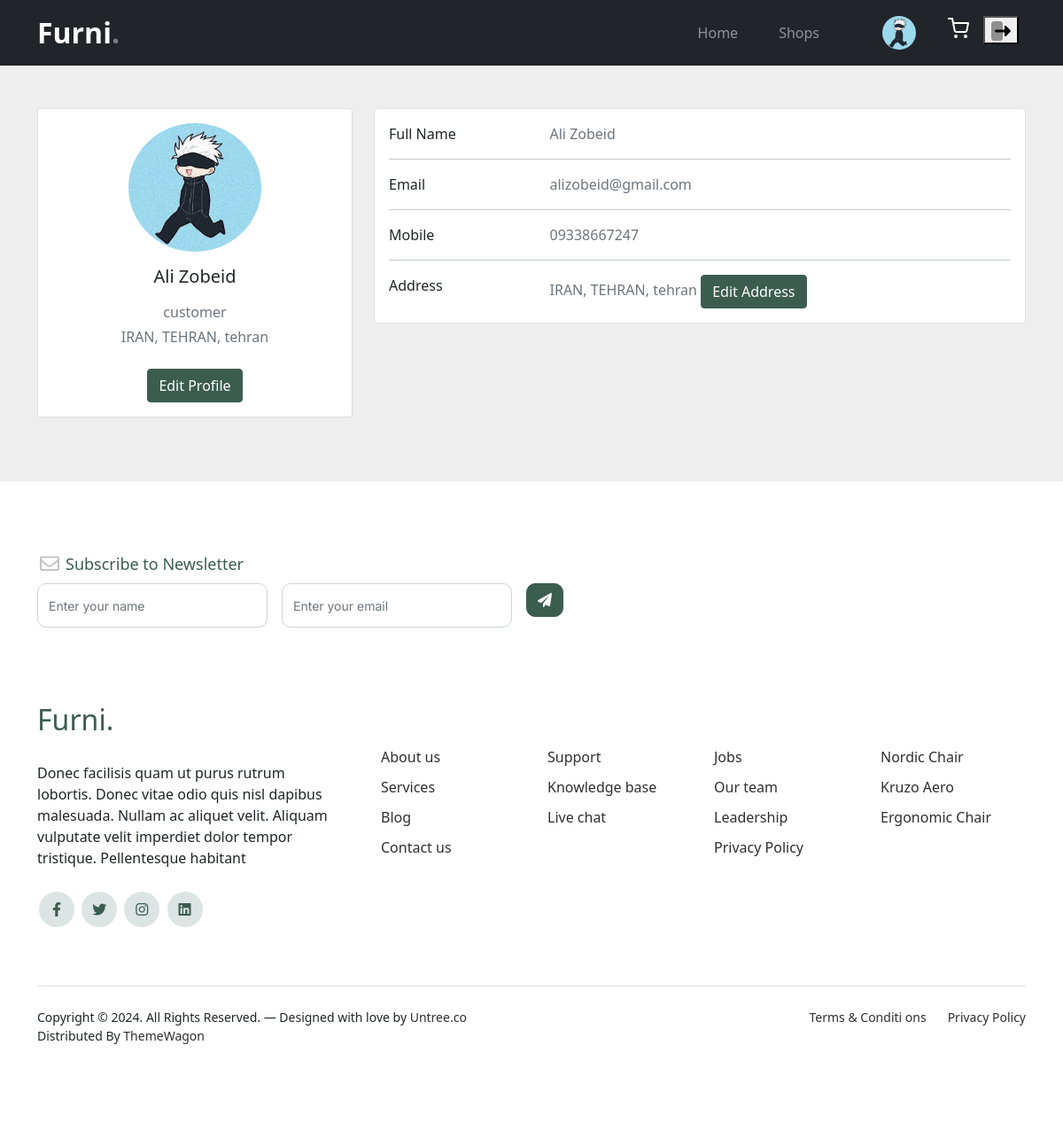
The app's page /profile/ (signed in) with its own data.
### accounts/models.py (models this page shows, shortened)
class Profile(models.Model):
    class Demography:
        class AgeCategory(models.TextChoices):
            A = "A", "3 to 7"
            B = "B", "7 to 12"
            C = "C", "12 to 18"
            D = "D", "18 to 30"
            E = "E", "30 to 40"
            F = "F", "40 to 60"
            G = "G", "+60"
        class Gender(models.TextChoices):
            M = "M", "Male"
            F = "F", "Female"
    first_name = models.CharField(max_length=64)
    last_name = models.CharField(max_length=64)
    phone_number = models.CharField(max_length=13)
    birth = models.DateField()
    gender = models.CharField(choices=Demography.Gender.choices, max_length=1)
    image = models.ImageField(upload_to="profile/%y/%m/%d/")
    user_age = models.PositiveIntegerField(blank=True)
    age_category = models.CharField(
        max_length=1, choices=Demography.AgeCategory.choices, blank=True
    )
    user = models.OneToOneField(User, on_delete=models.CASCADE, unique=True)
    class Meta:
        verbose_name = "پروفایل"
        verbose_name_plural = "پروفایل کاربران"

class User(AbstractBaseUser, PermissionsMixin):
    email = models.EmailField(unique=True)
    is_customer = models.BooleanField(default=False)
    is_owner = models.BooleanField(default=False)
    is_active = models.BooleanField(default=True)
    is_staff = models.BooleanField(default=False)
    is_superuser = models.BooleanField(default=False)
    date_joined = models.DateTimeField(blank=True, default=timezone.now)
    date_login = models.DateTimeField(null=True)
    USERNAME_FIELD = "email"
    EMIAL_FIELD = "email"
    REQUIRED_FIELDS = []
    objects = CreateUserManager()
    class Meta:
        verbose_name = "کاریر"
        verbose_name_plural = "کاربران"

### website/views.py (the view)
# urls.py: path("profile/", ProfileUserView.as_view(), name="profile"),
class ProfileUserView(NavbarUserTypeMixin, TemplateView):
    template_name = "profile/profile_view.html"
    def get_context_data(self, **kwargs):
        context = super().get_context_data(**kwargs)
        user = self.request.user
        profile = Profile.objects.get(user=user)
        address = Address.objects.filter(user=user).first()
        context["address"] = (
            f"{address.country.upper()}, {address.state.upper()}, {address.city}"
        )
        context["profile"] = profile
        return context

### cart/templatetags/poll_extra.py (called while the page is built)
@register.filter
def navbar(obj):
    return f"nav/{obj}.html"

### website/views.py (called while the page is built)
    def get_user(self):
        return self.UserType(self.request.user).validate()

    def get_context_data(self, **kwargs):
        context = super(NavbarUserTypeMixin, self).get_context_data(**kwargs)
        user = self.get_user()
        context["user_nav"], context["user_image"] = user.user_type, user.image
        return context

        def get_profile(self):
            if self.user_type != "goust":
                self.profile = Profile.objects.get(user=self.user)
                return self.profile

        @property
        def image(self):
            if self._user_type != "goust":
                return self.profile.image.url

        @property
        def user_type(self):
            return self._user_type

        def validate(self):
            self.get_user_type_and_fix_staff()
            self.get_profile()
            return self

### templates/profile/profile_view.html
{% extends "base.html" %}
{% block content %}
{% include "profile/profile.html" %}
{% endblock content %}

### templates/profile/profile.html (shortened to what this page needs)
{% load static %}
<!DOCTYPE html>
<html lang="en">
<head>
    <link href="{% static "css/bootstrap.min.css"%}" rel="stylesheet">
</head>
<body>
  <section style="background-color: #eee;">
    <div class="container py-5">
      <div class="row">
        <div class="col-lg-4">
          <div class="card mb-4">
            <div class="card-body text-center">
              <img src="{{profile.image.url}}" alt="avatar"
                class="rounded-circle img-fluid" style="width: 150px;">
              <h5 class="my-3">{{profile.first_name}} {{profile.last_name}}</h5>
              <p class="text-muted mb-1">{{user_nav}}</p>
              <p class="text-muted mb-4">{{address}}</p>
              <a class="btn btn-primary" href="{% url "update_profile" %}">
                Edit Profile
              </a>
            </div>
          </div>
        </div>
        <div class="col-lg-8">
          <div class="card mb-4">
            <div class="card-body">
              <div class="row">
                <div class="col-sm-3">
                  <p class="mb-0">Full Name</p>
                </div>
                <div class="col-sm-9">
                  <p class="text-muted mb-0">{{profile.first_name}} {{profile.last_name}}</p>
                </div>
              </div>
              <hr>
              <div class="row">
                <div class="col-sm-3">
                  <p class="mb-0">Email</p>
                </div>
                <div class="col-sm-9">
                  <p class="text-muted mb-0">{{user.email}}</p>
                </div>
              </div>
              <hr>
              <div class="row">
                <div class="col-sm-3">
                  <p class="mb-0">Mobile</p>
                </div>
                <div class="col-sm-9">
                  <p class="text-muted mb-0">{{profile.phone_number}}</p>
                </div>
              </div>
              <hr>
              <div class="row">
                <div class="col-sm-3">
                  <p class="mb-0">Address</p>
                </div>
                <div class="col-sm-9">
                  <p class="text-muted mb-0">{{address}}
                    <a class="btn btn-primary" href="{% url "update_address" %}">
                    Edit Address
                  </a></p>
                </div>
              </div>
            </div>
          </div>
        </div>
      </div>
    </div>
  </section>
</body>
</html>

### static/css/style.css (style rules this page uses)
body { overflow-x: hidden; position: relative; }
body { font-family: "Inter", sans-serif; font-weight: 400; line-height: 28px; color: #6a6a6a; font-size: 14px; background-color: #eff2f1; }
a { text-decoration: none; -webkit-transition: .3s all ease; -o-transition: .3s all ease; transition: .3s all ease; color: #2f2f2f; text-decoration: underline; }
.btn { font-weight: 600; padding: 12px 30px; border-radius: 30px; color: #ffffff; background: #2f2f2f; border-color: #2f2f2f; }
.btn.btn-primary { background: #3b5d50; border-color: #3b5d50; }

### records on screen
Profile: image (picture), first_name "Ali", last_name "Zobeid", phone_number "09338667247"
User: email "alizobeid@gmail.com"

### other values on screen
{{ user_nav }} "customer"
{{ address }} "IRAN, TEHRAN, tehran"
